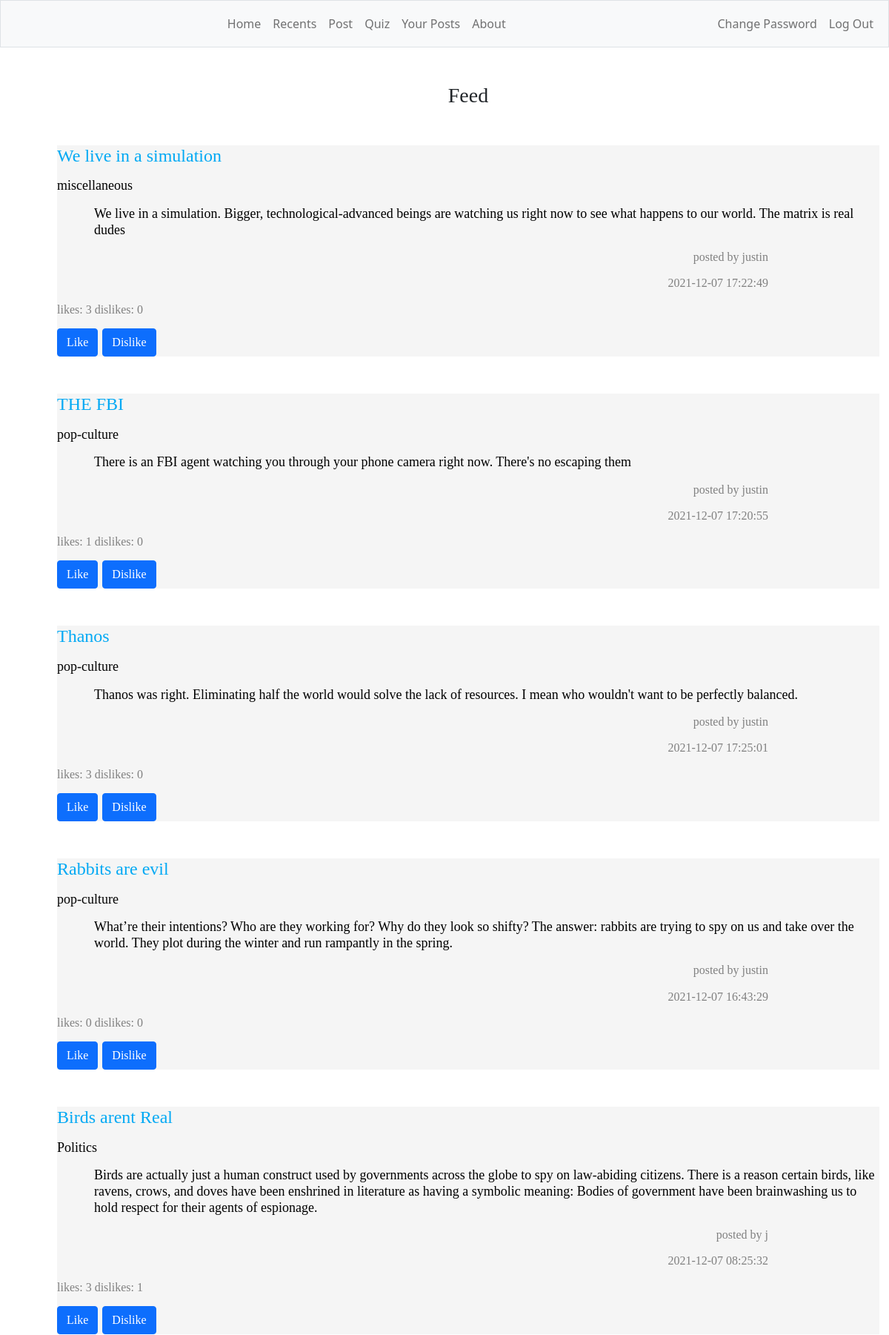
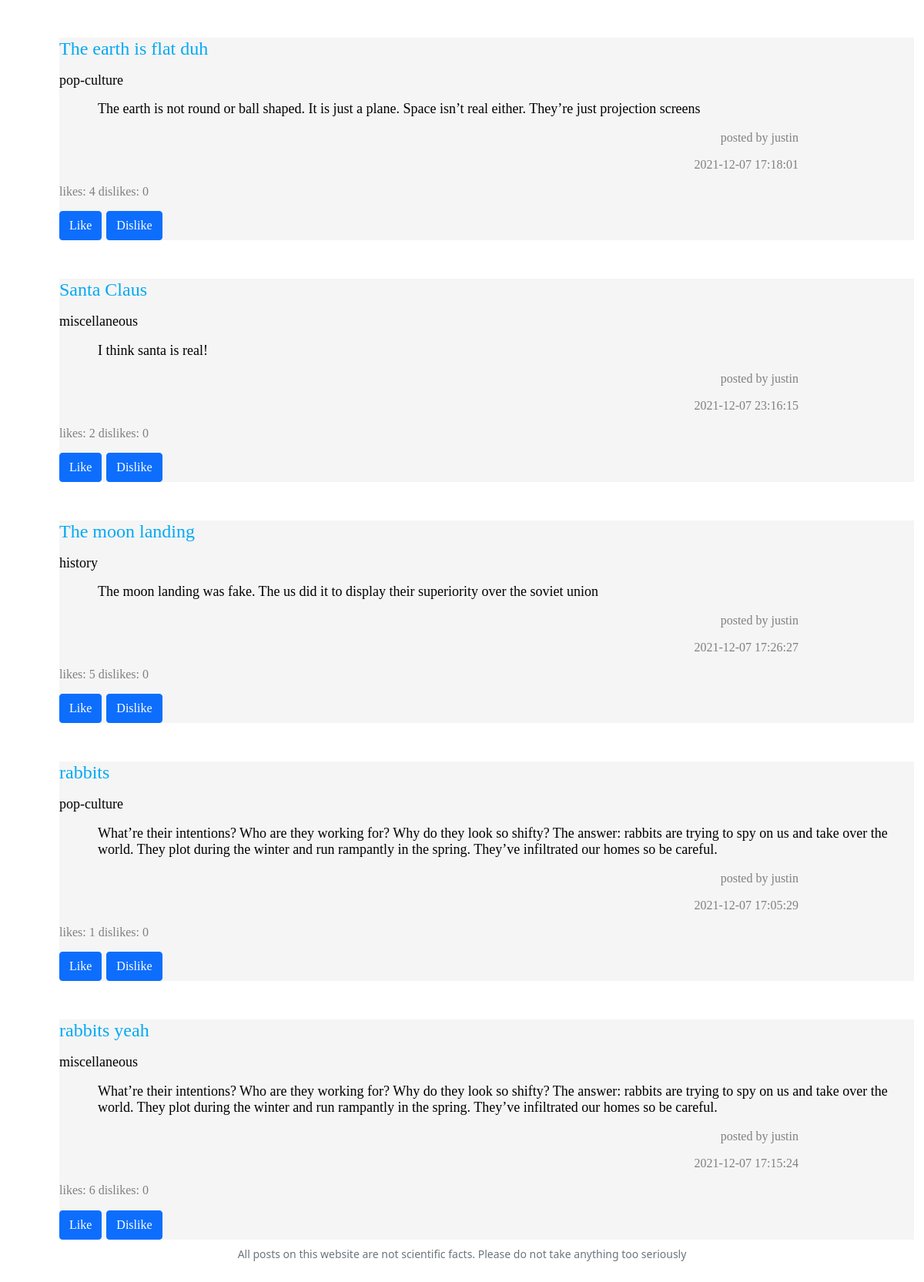
The page / (signed in) on the database its author committed (2 pictures, top to bottom).
### tables this page shows
CREATE TABLE 'theories' ('name' TEXT, 'user' TEXT, 'content' TEXT, 'upvotes' INTEGER DEFAULT 0 , 'downvotes' INTEGER DEFAULT 0 , date TEXT, id INTEGER, 'genre' TEXT DEFAULT NULL);

### app.py (the view)
@app.route("/")
@login_required
def home():
    pref = db.execute("SELECT preference FROM users WHERE id = ?", session["user_id"])
    theories = db.execute("SELECT * FROM theories WHERE genre = ? ORDER BY upvotes DESC LIMIT 5", pref[0]["preference"])
    otherTheories = db.execute("SELECT * FROM theories WHERE genre != ? ORDER BY upvotes DESC LIMIT 5", pref[0]["preference"])
    theories = theories + otherTheories
    random.shuffle(theories)
    return render_template("home.html", theories=theories)

### app.py (called while the page is built)
@app.after_request
def after_request(response):
    response.headers["Cache-Control"] = "no-cache, no-store, must-revalidate"
    response.headers["Expires"] = 0
    response.headers["Pragma"] = "no-cache"
    return response

### helpers.py (called while the page is built)
def login_required(f):
    @wraps(f)
    def decorated_function(*args, **kwargs):
        if session.get("user_id") is None:
            return redirect("/login")
        return f(*args, **kwargs)
    return decorated_function

### templates/home.html (shortened to what this page needs)
<!DOCTYPE html>
<html lang="en">
    <head>
        <link href="https://cdn.jsdelivr.net/npm/bootstrap@5.1.3/dist/css/bootstrap.min.css" rel="stylesheet">
        <link href="/static/styles.css" rel="stylesheet">
    </head>
    <body>
        <nav class="autohide navbar navbar-expand-lg bg-light border navbar navbar-expand-md navbar-light">
            <div class="container-fluid">
                <div class="collapse navbar-collapse" id="navbar">
                    {% if session["user_id"] %}
                        <ul class="navbar-nav ms-auto">
                            <li class="nav-item"><a class="nav-link" href="/">Home</a></li>
                            <li class="nav-item"><a class="nav-link" href="/recents">Recents</a></li>
                            <li class="nav-item"><a class="nav-link" href="/post">Post</a></li>
                            <li class="nav-item"><a class="nav-link" href="/quiz">Quiz</a></li>
                            <li class="nav-item"><a class="nav-link" href="/your-posts">Your Posts</a></li>
                            <li class="nav-item"><a class="nav-link" href="/about">About</a></li>
                        </ul>
                        <ul class="navbar-nav ms-auto">
                            <li class="nav-item"><a class="nav-link" href="/change">Change Password</a></li>
                            <li class="nav-item"><a class="nav-link" href="/logout">Log Out</a></li>
                        </ul>
                    {% else %}
                        <ul class="navbar-nav ms-auto">
                            <li class="nav-item"><a class="nav-link" href="/register">Register</a></li>
                            <li class="nav-item"><a class="nav-link" href="/login">Log In</a></li>
                        </ul>
                    {% endif %}
                </div>
            </div>
        </nav>
        <main class="container-fluid py-5 text-center">
            {% block main %}
            <div class="container">
                <h3>Feed</h3>
            </div>
                {% for post in theories %}
                <div class="container">
                    <form class="grey" action="/recents" id="like" method="post">
                        <h1 name="title" id="title" class="leftAlign crimson">{{ post.name }}</p>
                        <p id="genre" class="black medium">{{ post.genre }}</p>
                        <p class="paragraph black">{{ post.content }}</p>
                        <p class="author darkgrey">posted by {{ post.user }}</p>
                        <p class="author darkgrey">{{ post.date }}</p>
                        <p class="votes darkgrey">likes: {{ post.upvotes }} dislikes: {{ post.downvotes }}</p>
                        <button class="btn btn-primary" type="submit" name="like" value="like">Like</button>
                        <button class="btn btn-primary" type="submit" name="dislike" value="dislike">Dislike</button>
                    </form>
                </div>
                {% endfor %}
            {% endblock %}
            <footer class="mb-5 small text-center text-muted">
                All posts on this website are not scientific facts. Please do not take anything too seriously
            </footer>
        </main>
    </body>
</html>

### static/styles.css (style rules this page uses)
.container { margin-left: 50px; margin-right: 50px; padding-left: 15px; padding-right: 15px; font-family: "Comic Sans MS", "Comic Sans", cursive; }
.author { text-align: right; font-size: medium; font-family: "Comic Sans MS", "Comic Sans", cursive; margin-right: 150px; }
.crimson { color: #03a9f4; }
.paragraph { text-align: left; font-size: large; font-family: "Comic Sans MS", "Comic Sans", cursive; margin-left: 50px; }
.medium { font-size: large; }
.leftAlign { text-align: left; font-size: x-large; margin-top: 50px; font-family: "Comic Sans MS", "Comic Sans", cursive; }
.grey { background-color: #F5F5F5; }
.black { color:#000000 }
.darkgrey { color:#808080 }
.votes { font-size: medium; font-family: "Comic Sans MS", "Comic Sans", cursive; }

### templates/home.html (style rules this page uses)
body { animation: fadeInAnimation ease 2s; animation-iteration-count: 1; animation-fill-mode: forwards; }

### rows shown on the page
theories: name "We live in a simulation", genre "miscellaneous", content "We live in a simulation. Bigger, technological-advanced beings are watching us right now to see what happens to our world. The matrix is real dudes", user "justin", date "2021-12-07 17:22:49", upvotes "3", downvotes "0"
theories: name "THE FBI", genre "pop-culture", content "There is an FBI agent watching you through your phone camera right now. There's no escaping them", user "justin", date "2021-12-07 17:20:55", upvotes "1", downvotes "0"
theories: name "Thanos", genre "pop-culture", content "Thanos was right. Eliminating half the world would solve the lack of resources. I mean who wouldn't want to be perfectly balanced.", user "justin", date "2021-12-07 17:25:01", upvotes "3", downvotes "0"
theories: name "Rabbits are evil", genre "pop-culture", content "What’re their intentions? Who are they working for? Why do they look so shifty? The answer: rabbits are trying to spy on us and take over the world. They plot during the winter and run rampantly in the spring.", user "justin", date "2021-12-07 16:43:29", upvotes "0", downvotes "0"
theories: name "Birds arent Real", genre "Politics", content "Birds are actually just a human construct used by governments across the globe to spy on law-abiding citizens. There is a reason certain birds, like ravens, crows, and doves have been enshrined in literature as having a symbolic meaning: Bodies of government have been brainwashing us to hold respect for their agents of espionage.", user "j", date "2021-12-07 08:25:32", upvotes "3", downvotes "1"
theories: name "The earth is flat duh", genre "pop-culture", content "The earth is not round or ball shaped. It is just a plane. Space isn’t real either. They’re just projection screens", user "justin", date "2021-12-07 17:18:01", upvotes "4", downvotes "0"
theories: name "Santa Claus", genre "miscellaneous", content "I think santa is real!", user "justin", date "2021-12-07 23:16:15", upvotes "2", downvotes "0"
theories: name "The moon landing", genre "history", content "The moon landing was fake. The us did it to display their superiority over the soviet union", user "justin", date "2021-12-07 17:26:27", upvotes "5", downvotes "0"
theories: name "rabbits", genre "pop-culture", content "What’re their intentions? Who are they working for? Why do they look so shifty? The answer: rabbits are trying to spy on us and take over the world. They plot during the winter and run rampantly in the spring. They’ve infiltrated our homes so be careful.", user "justin", date "2021-12-07 17:05:29", upvotes "1", downvotes "0"
theories: name "rabbits yeah", genre "miscellaneous", content "What’re their intentions? Who are they working for? Why do they look so shifty? The answer: rabbits are trying to spy on us and take over the world. They plot during the winter and run rampantly in the spring. They’ve infiltrated our homes so be careful.", user "justin", date "2021-12-07 17:15:24", upvotes "6", downvotes "0"
